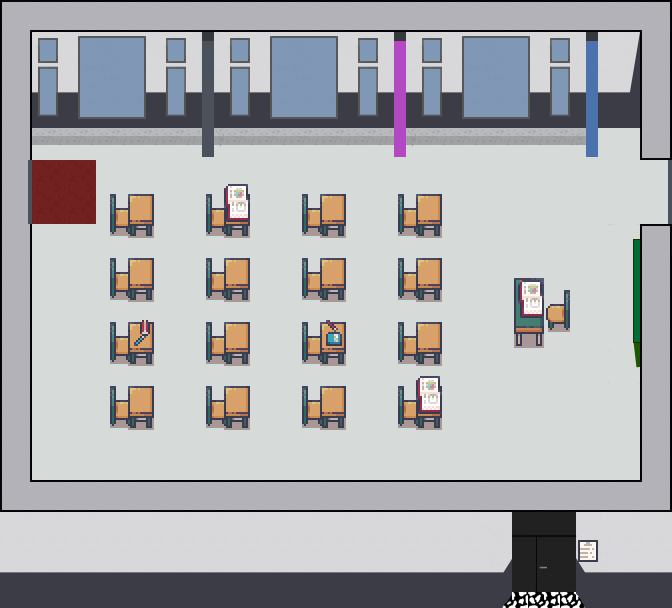

A level layout from a 2D game, rendered from its tile map. Below: a short description, then the map file with tile-grid data replaced by summaries:
An orthogonal 21x19 tile map with 32x32 px tiles, 14 tile layers (wall, exit, exitreinrechts, exitreinlinks, ...), 5 tilesets.

<map version="1.4" tiledversion="1.4.3" orientation="orthogonal" renderorder="right-down" width="21" height="19" tilewidth="32" tileheight="32" infinite="0" nextlayerid="19" nextobjectid="1">
 <editorsettings>
  <export target="116.json" format="json" />
 </editorsettings>
 <tileset firstgid="1" name="Boden_Klassenzimmer" tilewidth="32" tileheight="32" tilecount="1" columns="1">
  <image source="Boden_Klassenzimmer.png" width="32" height="32" />
 </tileset>
 <tileset firstgid="2" name="5_Classroom_and_library_32x32" tilewidth="32" tileheight="32" tilecount="544" columns="16">
  <image source="Tilesets/5_Classroom_and_library_32x32.png" width="512" height="1088" />
  <tile id="24">
   <properties>
    <property name="collides" type="bool" value="true" />
   </properties>
  </tile>
  <tile id="27">
   <properties>
    <property name="collides" type="bool" value="true" />
   </properties>
  </tile>
  <tile id="50">
   <properties>
    <property name="collides" type="bool" value="true" />
   </properties>
  </tile>
  <tile id="52">
   <properties>
    <property name="collides" type="bool" value="true" />
   </properties>
  </tile>
  <tile id="53">
   <properties>
    <property name="collides" type="bool" value="true" />
   </properties>
  </tile>
  <tile id="83">
   <properties>
    <property name="collides" type="bool" value="true" />
   </properties>
  </tile>
  <tile id="84">
   <properties>
    <property name="collides" type="bool" value="true" />
   </properties>
  </tile>
  <tile id="86">
   <properties>
    <property name="collides" type="bool" value="true" />
   </properties>
  </tile>
 </tileset>
 <tileset firstgid="546" name="wand" tilewidth="32" tileheight="32" tilecount="208" columns="8">
  <image source="Tilesets/wand.png" width="256" height="832" />
  <tile id="0">
   <properties>
    <property name="collides" type="bool" value="false" />
   </properties>
  </tile>
  <tile id="1">
   <properties>
    <property name="collides" type="bool" value="false" />
   </properties>
  </tile>
  <tile id="2">
   <properties>
    <property name="collides" type="bool" value="false" />
   </properties>
  </tile>
  <tile id="3">
   <properties>
    <property name="collides" type="bool" value="false" />
   </properties>
  </tile>
  <tile id="4">
   <properties>
    <property name="collides" type="bool" value="false" />
   </properties>
  </tile>
  <tile id="5">
   <properties>
    <property name="collides" type="bool" value="false" />
   </properties>
  </tile>
  <tile id="6">
   <properties>
    <property name="collides" type="bool" value="false" />
   </properties>
  </tile>
  <tile id="7">
   <properties>
    <property name="collides" type="bool" value="false" />
   </properties>
  </tile>
  <tile id="8">
   <properties>
    <property name="collides" type="bool" value="false" />
   </properties>
  </tile>
  <tile id="9">
   <properties>
    <property name="collides" type="bool" value="false" />
   </properties>
  </tile>
  <tile id="10">
   <properties>
    <property name="collides" type="bool" value="false" />
   </properties>
  </tile>
  <tile id="11">
   <properties>
    <property name="collides" type="bool" value="false" />
   </properties>
  </tile>
  <tile id="12">
   <properties>
    <property name="collides" type="bool" value="false" />
   </properties>
  </tile>
  <tile id="13">
   <properties>
    <property name="collides" type="bool" value="false" />
   </properties>
  </tile>
  <tile id="14">
   <properties>
    <property name="collides" type="bool" value="false" />
   </properties>
  </tile>
  <tile id="15">
   <properties>
    <property name="collides" type="bool" value="false" />
   </properties>
  </tile>
  <tile id="16">
   <properties>
    <property name="collides" type="bool" value="true" />
   </properties>
  </tile>
  <tile id="17">
   <properties>
    <property name="collides" type="bool" value="true" />
   </properties>
  </tile>
  <tile id="18">
   <properties>
    <property name="collides" type="bool" value="true" />
   </properties>
  </tile>
  <tile id="19">
   <properties>
    <property name="collides" type="bool" value="true" />
   </properties>
  </tile>
  <tile id="20">
   <properties>
    <property name="collides" type="bool" value="true" />
   </properties>
  </tile>
  <tile id="21">
   <properties>
    <property name="collides" type="bool" value="true" />
   </properties>
  </tile>
  <tile id="22">
   <properties>
    <property name="collides" type="bool" value="true" />
   </properties>
  </tile>
  <tile id="23">
   <properties>
    <property name="collides" type="bool" value="true" />
   </properties>
  </tile>
  <tile id="40">
   <properties>
    <property name="collides" type="bool" value="true" />
   </properties>
  </tile>
  <tile id="43">
   <properties>
    <property name="collides" type="bool" value="true" />
   </properties>
  </tile>
  <tile id="53">
   <properties>
    <property name="collides" type="bool" value="true" />
   </properties>
  </tile>
  <tile id="54">
   <properties>
    <property name="collides" type="bool" value="true" />
   </properties>
  </tile>
  <tile id="55">
   <properties>
    <property name="collides" type="bool" value="true" />
   </properties>
  </tile>
  <tile id="61">
   <properties>
    <property name="collides" type="bool" value="true" />
   </properties>
  </tile>
  <tile id="62">
   <properties>
    <property name="collides" type="bool" value="true" />
   </properties>
  </tile>
  <tile id="63">
   <properties>
    <property name="collides" type="bool" value="true" />
   </properties>
  </tile>
  <tile id="69">
   <properties>
    <property name="collides" type="bool" value="true" />
   </properties>
  </tile>
  <tile id="70">
   <properties>
    <property name="collides" type="bool" value="true" />
   </properties>
  </tile>
  <tile id="71">
   <properties>
    <property name="collides" type="bool" value="true" />
   </properties>
  </tile>
  <tile id="72">
   <properties>
    <property name="collides" type="bool" value="true" />
   </properties>
  </tile>
  <tile id="73">
   <properties>
    <property name="collides" type="bool" value="true" />
   </properties>
  </tile>
  <tile id="74">
   <properties>
    <property name="collides" type="bool" value="true" />
   </properties>
  </tile>
  <tile id="75">
   <properties>
    <property name="collides" type="bool" value="true" />
   </properties>
  </tile>
  <tile id="76">
   <properties>
    <property name="collides" type="bool" value="true" />
   </properties>
  </tile>
  <tile id="77">
   <properties>
    <property name="collides" type="bool" value="true" />
   </properties>
  </tile>
  <tile id="78">
   <properties>
    <property name="collides" type="bool" value="true" />
   </properties>
  </tile>
  <tile id="79">
   <properties>
    <property name="collides" type="bool" value="true" />
   </properties>
  </tile>
  <tile id="80">
   <properties>
    <property name="collides" type="bool" value="true" />
   </properties>
  </tile>
  <tile id="81">
   <properties>
    <property name="collides" type="bool" value="true" />
   </properties>
  </tile>
  <tile id="82">
   <properties>
    <property name="collides" type="bool" value="true" />
   </properties>
  </tile>
  <tile id="83">
   <properties>
    <property name="collides" type="bool" value="true" />
   </properties>
  </tile>
  <tile id="84">
   <properties>
    <property name="collides" type="bool" value="true" />
   </properties>
  </tile>
  <tile id="85">
   <properties>
    <property name="collides" type="bool" value="true" />
   </properties>
  </tile>
  <tile id="86">
   <properties>
    <property name="collides" type="bool" value="true" />
   </properties>
  </tile>
  <tile id="87">
   <properties>
    <property name="collides" type="bool" value="true" />
   </properties>
  </tile>
  <tile id="88">
   <properties>
    <property name="collides" type="bool" value="true" />
   </properties>
  </tile>
  <tile id="89">
   <properties>
    <property name="collides" type="bool" value="true" />
   </properties>
  </tile>
  <tile id="90">
   <properties>
    <property name="collides" type="bool" value="true" />
   </properties>
  </tile>
  <tile id="91">
   <properties>
    <property name="collides" type="bool" value="true" />
   </properties>
  </tile>
  <tile id="92">
   <properties>
    <property name="collides" type="bool" value="true" />
   </properties>
  </tile>
  <tile id="93">
   <properties>
    <property name="collides" type="bool" value="true" />
   </properties>
  </tile>
  <tile id="94">
   <properties>
    <property name="collides" type="bool" value="true" />
   </properties>
  </tile>
  <tile id="95">
   <properties>
    <property name="collides" type="bool" value="true" />
   </properties>
  </tile>
  <tile id="96">
   <properties>
    <property name="collides" type="bool" value="true" />
   </properties>
  </tile>
  <tile id="97">
   <properties>
    <property name="collides" type="bool" value="true" />
   </properties>
  </tile>
  <tile id="98">
   <properties>
    <property name="collides" type="bool" value="true" />
   </properties>
  </tile>
  <tile id="99">
   <properties>
    <property name="collides" type="bool" value="true" />
   </properties>
  </tile>
  <tile id="100">
   <properties>
    <property name="collides" type="bool" value="true" />
   </properties>
  </tile>
  <tile id="101">
   <properties>
    <property name="collides" type="bool" value="true" />
   </properties>
  </tile>
  <tile id="102">
   <properties>
    <property name="collides" type="bool" value="true" />
   </properties>
  </tile>
  <tile id="103">
   <properties>
    <property name="collides" type="bool" value="true" />
   </properties>
  </tile>
  <tile id="104">
   <properties>
    <property name="collides" type="bool" value="true" />
   </properties>
  </tile>
  <tile id="105">
   <properties>
    <property name="collides" type="bool" value="true" />
   </properties>
  </tile>
  <tile id="106">
   <properties>
    <property name="collides" type="bool" value="true" />
   </properties>
  </tile>
  <tile id="107">
   <properties>
    <property name="collides" type="bool" value="true" />
   </properties>
  </tile>
  <tile id="108">
   <properties>
    <property name="collides" type="bool" value="true" />
   </properties>
  </tile>
  <tile id="109">
   <properties>
    <property name="collides" type="bool" value="true" />
   </properties>
  </tile>
  <tile id="110">
   <properties>
    <property name="collides" type="bool" value="true" />
   </properties>
  </tile>
  <tile id="111">
   <properties>
    <property name="collides" type="bool" value="true" />
   </properties>
  </tile>
  <tile id="112">
   <properties>
    <property name="collides" type="bool" value="true" />
   </properties>
  </tile>
  <tile id="113">
   <properties>
    <property name="collides" type="bool" value="true" />
   </properties>
  </tile>
  <tile id="114">
   <properties>
    <property name="collides" type="bool" value="true" />
   </properties>
  </tile>
  <tile id="115">
   <properties>
    <property name="collides" type="bool" value="true" />
   </properties>
  </tile>
  <tile id="116">
   <properties>
    <property name="collides" type="bool" value="true" />
   </properties>
  </tile>
  <tile id="117">
   <properties>
    <property name="collides" type="bool" value="true" />
   </properties>
  </tile>
  <tile id="118">
   <properties>
    <property name="collides" type="bool" value="true" />
   </properties>
  </tile>
  <tile id="119">
   <properties>
    <property name="collides" type="bool" value="true" />
   </properties>
  </tile>
  <tile id="120">
   <properties>
    <property name="collides" type="bool" value="true" />
   </properties>
  </tile>
  <tile id="121">
   <properties>
    <property name="collides" type="bool" value="true" />
   </properties>
  </tile>
  <tile id="122">
   <properties>
    <property name="collides" type="bool" value="true" />
   </properties>
  </tile>
  <tile id="123">
   <properties>
    <property name="collides" type="bool" value="true" />
   </properties>
  </tile>
  <tile id="124">
   <properties>
    <property name="collides" type="bool" value="true" />
   </properties>
  </tile>
  <tile id="125">
   <properties>
    <property name="collides" type="bool" value="true" />
   </properties>
  </tile>
  <tile id="126">
   <properties>
    <property name="collides" type="bool" value="true" />
   </properties>
  </tile>
  <tile id="127">
   <properties>
    <property name="collides" type="bool" value="true" />
   </properties>
  </tile>
  <tile id="128">
   <properties>
    <property name="collides" type="bool" value="true" />
   </properties>
  </tile>
  <tile id="129">
   <properties>
    <property name="collides" type="bool" value="true" />
   </properties>
  </tile>
  <tile id="130">
   <properties>
    <property name="collides" type="bool" value="true" />
   </properties>
  </tile>
  <tile id="131">
   <properties>
    <property name="collides" type="bool" value="true" />
   </properties>
  </tile>
  <tile id="132">
   <properties>
    <property name="collides" type="bool" value="true" />
   </properties>
  </tile>
  <tile id="133">
   <properties>
    <property name="collides" type="bool" value="true" />
   </properties>
  </tile>
  <tile id="134">
   <properties>
    <property name="collides" type="bool" value="true" />
   </properties>
  </tile>
  <tile id="135">
   <properties>
    <property name="collides" type="bool" value="true" />
   </properties>
  </tile>
  <tile id="136">
   <properties>
    <property name="collides" type="bool" value="true" />
   </properties>
  </tile>
  <tile id="137">
   <properties>
    <property name="collides" type="bool" value="true" />
   </properties>
  </tile>
  <tile id="138">
   <properties>
    <property name="collides" type="bool" value="true" />
   </properties>
  </tile>
  <tile id="139">
   <properties>
    <property name="collides" type="bool" value="true" />
   </properties>
  </tile>
  <tile id="140">
   <properties>
    <property name="collides" type="bool" value="true" />
   </properties>
  </tile>
  <tile id="141">
   <properties>
    <property name="collides" type="bool" value="true" />
   </properties>
  </tile>
  <tile id="142">
   <properties>
    <property name="collides" type="bool" value="true" />
   </properties>
  </tile>
  <tile id="143">
   <properties>
    <property name="collides" type="bool" value="true" />
   </properties>
  </tile>
  <tile id="144">
   <properties>
    <property name="collides" type="bool" value="true" />
   </properties>
  </tile>
  <tile id="145">
   <properties>
    <property name="collides" type="bool" value="true" />
   </properties>
  </tile>
  <tile id="147">
   <properties>
    <property name="collides" type="bool" value="true" />
   </properties>
  </tile>
  <tile id="148">
   <properties>
    <property name="collides" type="bool" value="true" />
   </properties>
  </tile>
  <tile id="149">
   <properties>
    <property name="collides" type="bool" value="true" />
   </properties>
  </tile>
  <tile id="150">
   <properties>
    <property name="collides" type="bool" value="true" />
   </properties>
  </tile>
  <tile id="151">
   <properties>
    <property name="collides" type="bool" value="true" />
   </properties>
  </tile>
  <tile id="152">
   <properties>
    <property name="collides" type="bool" value="true" />
   </properties>
  </tile>
  <tile id="154">
   <properties>
    <property name="collides" type="bool" value="true" />
   </properties>
  </tile>
  <tile id="159">
   <properties>
    <property name="collides" type="bool" value="true" />
   </properties>
  </tile>
  <tile id="181">
   <properties>
    <property name="collides" type="bool" value="true" />
   </properties>
  </tile>
 </tileset>
 <tileset firstgid="754" name="Tafelranz" tilewidth="32" tileheight="32" tilecount="5" columns="1">
  <image source="Tilesets/Tafelranz.png" width="32" height="160" />
 </tileset>
 <tileset firstgid="759" name="boden" tilewidth="32" tileheight="32" tilecount="24" columns="4">
  <image source="Tilesets/boden.png" width="128" height="192" />
 </tileset>
 <layer id="12" name="wall" width="21" height="19">
  <data>[399 cells, 8 non-empty, 1 distinct tile ids]</data>
 </layer>
 <layer id="11" name="exit" width="21" height="19">
  <properties>
   <property name="exitUrl" value="../master/Aula.json#b116" />
  </properties>
  <data>[399 cells, 2 non-empty, 1 distinct tile ids]</data>
 </layer>
 <group id="18" name="notexit">
  <layer id="14" name="exitreinrechts" width="21" height="19">
   <properties>
    <property name="startLayer" type="bool" value="true" />
   </properties>
   <data>[399 cells, 4 non-empty, 1 distinct tile ids]</data>
  </layer>
  <layer id="16" name="exitreinlinks" width="21" height="19">
   <properties>
    <property name="startLayer" type="bool" value="true" />
   </properties>
   <data>[399 cells, 4 non-empty, 1 distinct tile ids]</data>
  </layer>
  <layer id="15" name="notexitrechts" width="21" height="19">
   <properties>
    <property name="exitUrl" value="../master/117.json#exitreinlinks" />
   </properties>
   <data>[399 cells, 2 non-empty, 1 distinct tile ids]</data>
  </layer>
  <layer id="17" name="notexitlinks" width="21" height="19">
   <properties>
    <property name="exitUrl" value="../master/115.json#exitreinrechts" />
   </properties>
   <data>[399 cells, 2 non-empty, 1 distinct tile ids]</data>
  </layer>
 </group>
 <layer id="6" name="start" width="21" height="19">
  <data>[399 cells, 2 non-empty, 1 distinct tile ids]</data>
 </layer>
 <layer id="3" name="Boden" width="21" height="19">
  <data>[399 cells, 399 non-empty, 4 distinct tile ids]</data>
 </layer>
 <layer id="4" name="Stühle" width="21" height="19">
  <data>[399 cells, 69 non-empty, 9 distinct tile ids]</data>
 </layer>
 <layer id="5" name="Wände" width="21" height="19">
  <data>[399 cells, 190 non-empty, 36 distinct tile ids]</data>
 </layer>
 <layer id="8" name="Säulen" width="21" height="19">
  <properties>
   <property name="collides" type="bool" value="true" />
  </properties>
  <data>[399 cells, 27 non-empty, 15 distinct tile ids]</data>
 </layer>
 <objectgroup id="2" name="floorLayer" />
 <layer id="7" name="Tafel" width="21" height="19">
  <data>[399 cells, 5 non-empty, 5 distinct tile ids]</data>
 </layer>
 <layer id="9" name="overlay" width="21" height="19">
  <data>[399 cells, 98 non-empty, 24 distinct tile ids]</data>
 </layer>
 <layer id="13" name="overpverlay" width="21" height="19">
  <data>[399 cells, 2 non-empty, 2 distinct tile ids]</data>
 </layer>
</map>
